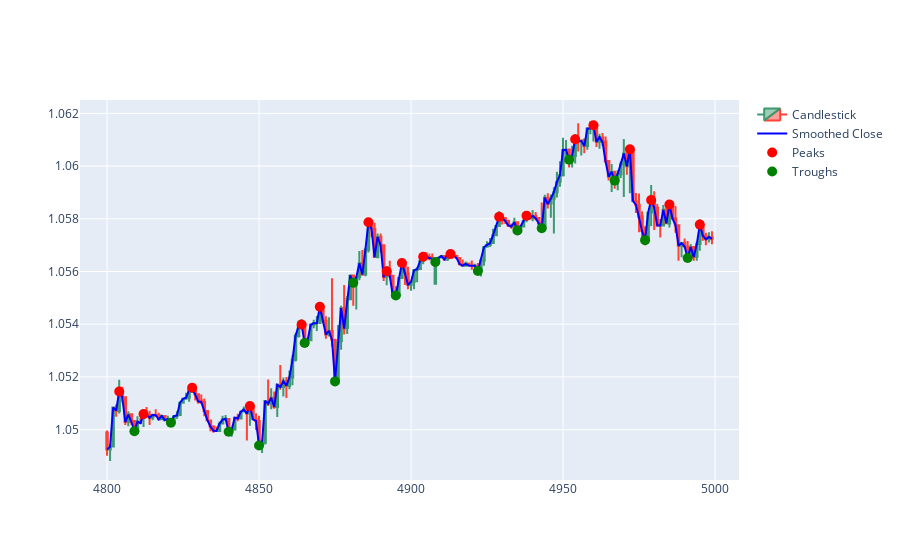

The notebook cell this image was saved under:
### Code cell


### Figure 1 — Plotly figure (JSON) as saved in the notebook; plotly's stock layout.template omitted (floating-point values rounded to 4 significant figures; data arrays with more than 128 entries replaced by an {"elided": "..."} marker saying what was removed)
{"data": [{"close": {"elided": "200 float values"}, "high": {"elided": "200 float values"}, "low": {"elided": "200 float values"}, "name": "Candlestick", "open": {"elided": "200 float values"}, "type": "candlestick", "x": {"elided": "200 int values"}}, {"line": {"color": "blue", "width": 2}, "mode": "lines", "name": "Smoothed Close", "type": "scatter", "x": {"elided": "200 int values"}, "y": {"elided": "200 float values"}}, {"marker": {"color": "red", "size": 10}, "mode": "markers", "name": "Peaks", "type": "scatter", "x": [4804, 4812, 4828, 4847, 4864, 4870, 4886, 4892, 4897, 4904, 4913, 4929, 4938, 4954, 4960, 4972, 4979, 4985, 4995], "y": [1.051, 1.051, 1.052, 1.051, 1.054, 1.055, 1.058, 1.056, 1.056, 1.057, 1.057, 1.058, 1.058, 1.061, 1.062, 1.061, 1.059, 1.059, 1.058]}, {"marker": {"color": "green", "size": 10}, "mode": "markers", "name": "Troughs", "type": "scatter", "x": [4809, 4821, 4840, 4850, 4865, 4875, 4881, 4895, 4908, 4922, 4935, 4943, 4952, 4967, 4977, 4991], "y": [1.05, 1.05, 1.05, 1.049, 1.053, 1.052, 1.056, 1.055, 1.056, 1.056, 1.058, 1.058, 1.06, 1.059, 1.057, 1.057]}], "layout": {"xaxis": {"rangeslider": {"visible": false}}}}
